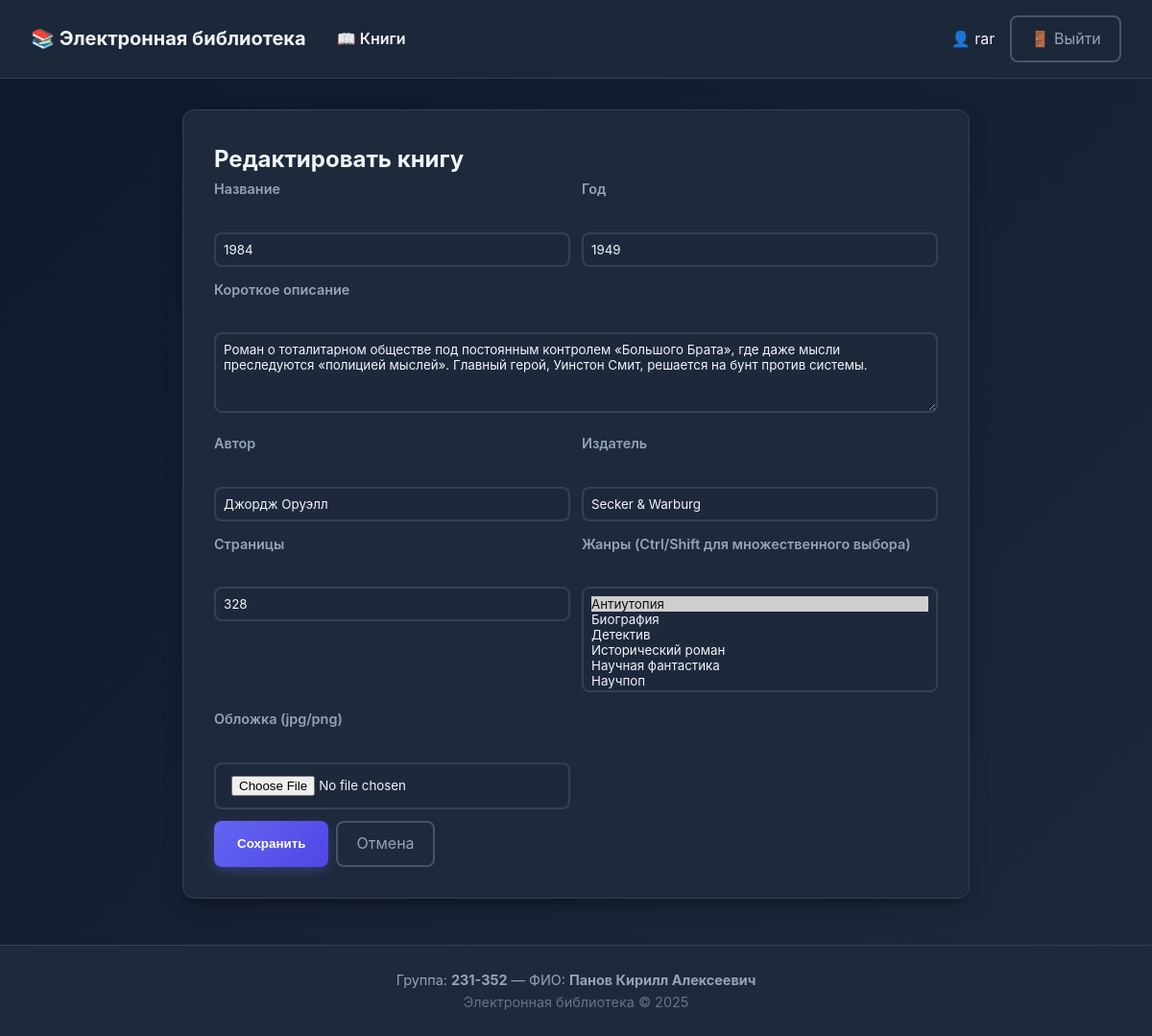
Page /book/26/edit (signed in) on the committed database.
### tables this page shows
CREATE TABLE users (
  id INTEGER PRIMARY KEY AUTOINCREMENT,
  username TEXT NOT NULL UNIQUE,
  password_hash TEXT NOT NULL,
  last_name TEXT NOT NULL,
  first_name TEXT NOT NULL,
  middle_name TEXT,
  role_id INTEGER NOT NULL,
  FOREIGN KEY (role_id) REFERENCES roles(id) ON DELETE RESTRICT
);

CREATE TABLE books (
  id INTEGER PRIMARY KEY AUTOINCREMENT,
  title TEXT NOT NULL,
  short_description TEXT NOT NULL,
  year INTEGER NOT NULL,
  publisher TEXT NOT NULL,
  author TEXT NOT NULL,
  pages INTEGER NOT NULL
);

### app/books.py (the view, shortened to what this page needs)
@bp.route('/book/<int:book_id>/edit', methods=['GET', 'POST'])
@roles_required('админ', 'модератор')
def book_edit(book_id):
    db = get_db()
    book = db.execute('SELECT * FROM books WHERE id = ?', (book_id,)).fetchone()
    if book is None:
        flash('Книга не найдена', 'error')
        return redirect(url_for('books.index'))
    genres_all = db.execute('SELECT id, name FROM genres ORDER BY name').fetchall()
    current_genres = [str(row['genre_id']) for row in
                      db.execute('SELECT genre_id FROM book_genres WHERE book_id = ?', (book_id,)).fetchall()]
    return render_template('book_form.html', genres=genres_all, form=book, action='edit', book=book,
                           current_genres=current_genres)

### app/auth.py (called while the page is built)
@bp.before_app_request
def load_logged_in_user():
    user_id = session.get('user_id')
    if user_id is None:
        g.user = None
        g.user_role = None
    else:
        db = get_db()
        user = db.execute(
            'SELECT u.id, u.username, u.last_name, u.first_name, u.middle_name, r.name as role_name '
            'FROM users u JOIN roles r ON u.role_id = r.id WHERE u.id = ?',
            (user_id,)
        ).fetchone()
        g.user = user
        g.user_role = user['role_name'] if user else None

def roles_required(*allowed_role_names):
    def decorator(view):
        @wraps(view)
        def wrapped_view(**kwargs):
            if g.get('user') is None:
                flash('Для выполнения данного действия необходимо пройти процедуру аутентификации', 'error')
                return redirect(url_for('auth.login', next=request.path))
            role = g.get('user_role')
            if role not in allowed_role_names:
                flash('У вас недостаточно прав для выполнения данного действия', 'error')
                return redirect(url_for('books.index'))
            return view(**kwargs)
        return wrapped_view
    return decorator

### app/db.py (called while the page is built)
def get_db():
    if 'db' not in g:
        g.db = sqlite3.connect(
            current_app.config['DATABASE'],
            detect_types=sqlite3.PARSE_DECLTYPES
        )
        g.db.row_factory = sqlite3.Row
    return g.db

### app/templates/book_form.html (shortened to what this page needs)
{% extends "base.html" %}
{% block content %}
<div class="card" style="max-width:820px; margin:0 auto;">
  {% if action == 'add' %}
    <h2>Добавить книгу</h2>
    <form method="post" enctype="multipart/form-data">
  {% else %}
    <h2>Редактировать книгу</h2>
    <form method="post" enctype="multipart/form-data">
  {% endif %}
    <div style="display:grid; grid-template-columns:1fr 1fr; gap:12px;">
      <div>
        <label>Название</label><br/>
        <input name="title" required style="width:100%; padding:8px;" value="{{ form.title if form else (book.title if book else '') }}">
      </div>
      <div>
        <label>Год</label><br/>
        <input name="year" required style="width:100%; padding:8px;" value="{{ form.year if form else (book.year if book else '') }}">
      </div>
      <div style="grid-column:1/3;">
        <label>Короткое описание</label><br/>
        <textarea name="short_description" required style="width:100%; padding:8px;" rows="4">{{ form.short_description if form else (book.short_description if book else '') }}</textarea>
      </div>
      <div>
        <label>Автор</label><br/>
        <input name="author" required style="width:100%; padding:8px;" value="{{ form.author if form else (book.author if book else '') }}">
      </div>
      <div>
        <label>Издатель</label><br/>
        <input name="publisher" required style="width:100%; padding:8px;" value="{{ form.publisher if form else (book.publisher if book else '') }}">
      </div>
      <div>
        <label>Страницы</label><br/>
        <input name="pages" required style="width:100%; padding:8px;" value="{{ form.pages if form else (book.pages if book else '') }}">
      </div>
      <div>
        <label>Жанры (Ctrl/Shift для множественного выбора)</label><br/>
        <select name="genres" multiple style="width:100%; padding:8px; min-height:110px;">
          {% for g in genres %}
            {% set gid = g['id']|string %}
            <option value="{{ g['id'] }}" {% if (current_genres is defined and gid in current_genres) or (form and (g['id']|string) in (form.getlist('genres') if form.getlist else []) ) %}selected{% endif %}>{{ g['name'] }}</option>
          {% endfor %}
        </select>
      </div>
      <div>
        <label>Обложка (jpg/png)</label><br/>
        <input type="file" name="cover" accept="image/*">
      </div>
    </div>
    <div style="margin-top:12px; display:flex; gap:8px;">
      <button class="btn" type="submit">{% if action=='add' %}Добавить{% else %}Сохранить{% endif %}</button>
      <a class="btn-ghost" href="{{ url_for('books.index') }}">Отмена</a>
    </div>
  </form>
</div>
{% endblock %}

### app/templates/base.html (shortened to what this page needs)
<!doctype html>
<html lang="ru">
<head>
</head>
<body>
  <div class="navbar">
    <div class="nav-left">
      <a href="{{ url_for('books.index') }}" style="font-size:1.25rem; font-weight:700;">📚 Электронная библиотека</a>
      <a href="{{ url_for('books.index') }}">📖 Книги</a>
    </div>
    <div class="nav-right">
      {% if session.get('user_id') %}
        <span>👤 {{ session.get('full_name') }}</span>
        <a class="btn-ghost" href="{{ url_for('auth.logout') }}">🚪 Выйти</a>
      {% else %}
        <a class="btn" href="{{ url_for('auth.login') }}">🔐 Войти</a>
      {% endif %}
    </div>
  </div>
  <div class="container">
    {% block content %}{% endblock %}
  </div>
  <footer>
    Группа: <strong>231-352</strong> — ФИО: <strong>Панов Кирилл Алексеевич</strong><br/>
    <span class="muted">Электронная библиотека © 2025</span>
  </footer>
</body>
</html>

### app/templates/base.html (style rules this page uses)
:root { --primary: #6366f1; --primary-hover: #4f46e5; --secondary: #64748b; --success: #10b981; --error: #ef4444; --warning: #f59e0b; --bg-dark: #0f172a; --bg-card: #1e293b; --bg-hover: #334155; --text-primary: #f1f5f9; --text-secondary: #94a3b8; --text-muted: #64748b; --border: #334155; --border-light: #475569; --shadow: 0 10px 25px -5px rgba(0, 0, 0, 0.3), 0 8px 10px -6px rgba(0, 0, 0, 0.2); --radius: 12px; --radius-sm: 8px; --transition: all 0.2s ease-in-out; }
* { box-sizing: border-box; margin: 0; padding: 0; }
body { font-family: 'Inter', 'Segoe UI', Arial, sans-serif; margin: 0; padding: 0; background: linear-gradient(135deg, var(--bg-dark) 0%, #1e293b 100%); color: var(--text-primary); font-size: 1rem; line-height: 1.6; min-height: 100vh; }
.navbar { background: rgba(30, 41, 59, 0.95); backdrop-filter: blur(20px); border-bottom: 1px solid var(--border); padding: 1rem 2rem; display: flex; align-items: center; justify-content: space-between; position: sticky; top: 0; z-index: 100; }
.nav-left { display: flex; align-items: center; gap: 2rem; }
.nav-left a, .nav-left span { color: var(--text-primary); text-decoration: none; font-weight: 600; transition: var(--transition); position: relative; }
.nav-left a::after { content: ''; position: absolute; bottom: -5px; left: 0; width: 0; height: 2px; background: var(--primary); transition: var(--transition); }
.nav-right { display: flex; align-items: center; gap: 1rem; }
.container { max-width: 1200px; margin: 2rem auto; padding: 0 1.5rem; }
.card { background: var(--bg-card); color: var(--text-primary); padding: 2rem; border-radius: var(--radius); box-shadow: var(--shadow); border: 1px solid var(--border); backdrop-filter: blur(10px); transition: var(--transition); }
footer { margin-top: 3rem; padding: 1.5rem 2rem; text-align: center; color: var(--text-secondary); background: var(--bg-card); border-top: 1px solid var(--border); font-size: 0.9rem; }
.btn { background: linear-gradient(135deg, var(--primary) 0%, var(--primary-hover) 100%); color: white; padding: 0.75rem 1.5rem; border-radius: var(--radius-sm); text-decoration: none; border: none; cursor: pointer; font-weight: 600; transition: var(--transition); display: inline-flex; align-items: center; gap: 0.5rem; box-shadow: 0 4px 12px rgba(99, 102, 241, 0.3); }
.btn-ghost { background: transparent; border: 2px solid var(--border-light); color: var(--text-secondary); padding: 0.6rem 1.2rem; border-radius: var(--radius-sm); text-decoration: none; transition: var(--transition); }
.muted { color: var(--text-muted); font-size: 0.9rem; }
form textarea, form input, select { background: rgba(30, 41, 59, 0.8); color: var(--text-primary); border: 2px solid var(--border); border-radius: var(--radius-sm); padding: 0.75rem 1rem; width: 100%; transition: var(--transition); font-family: inherit; }
form label { display: block; margin-bottom: 0.5rem; color: var(--text-secondary); font-weight: 600; font-size: 0.9rem; }
a { color: var(--primary); text-decoration: none; transition: var(--transition); }

### rows in the picture
users: get "rar"
books: title "1984", year "1949", short_description "Роман о тоталитарном обществе под постоянным контролем «Большого Брата», где даже мысли преследуются «полицией мыслей». Главный герой, Уинстон Смит, решается на бунт против системы.", author "Джордж Оруэлл", publisher "Secker & Warburg", pages "328"

### other values in the picture
form field genres "Антиутопия ☑ / Биография / Детектив / Исторический роман / Научная фантастика / Научпоп"
